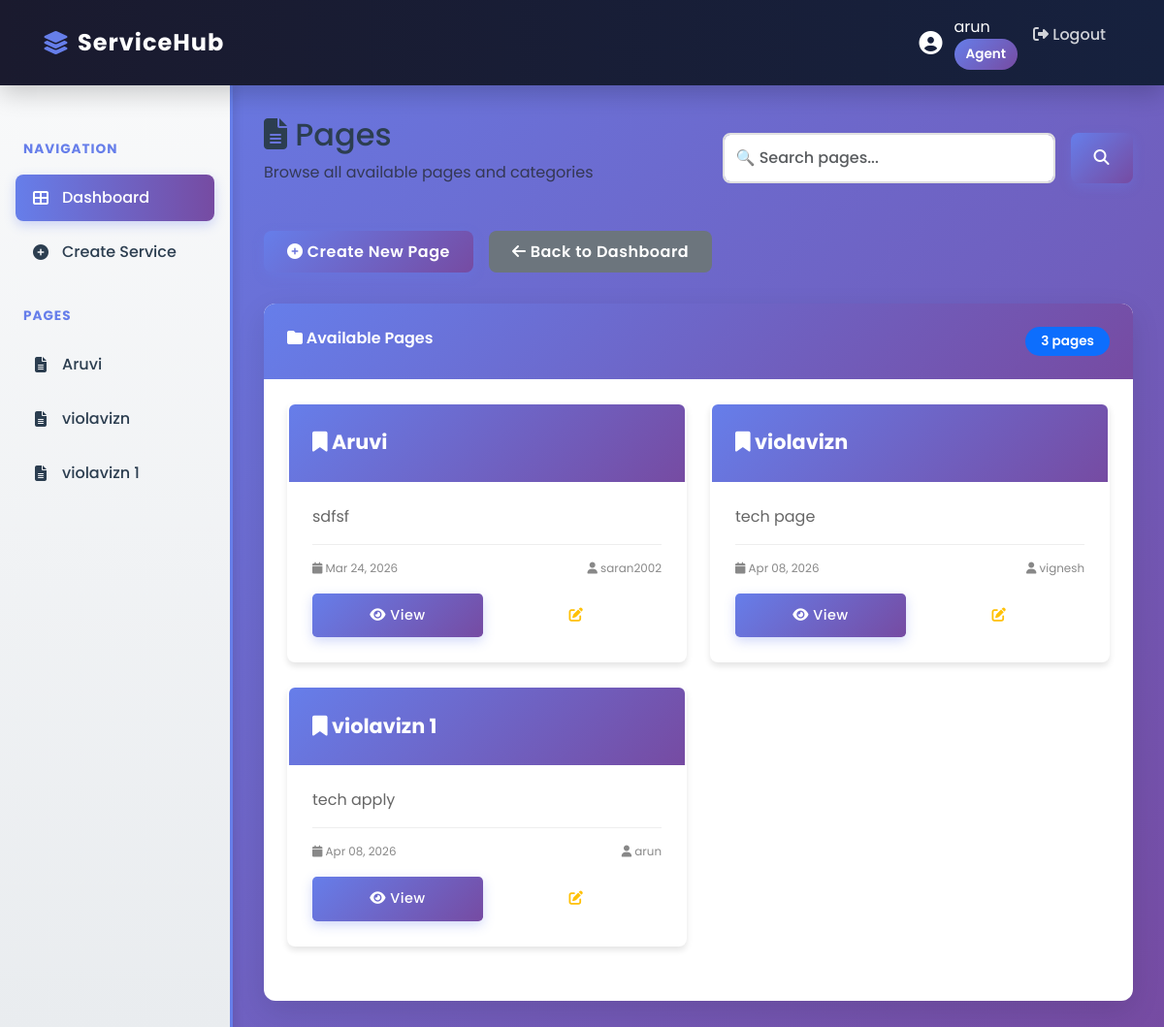
The app's page /pages/ (signed in) with its own data.
### core/models.py (models this page shows, shortened)
class Profile(models.Model):
    ROLE_CHOICES = [
        ("admin", "Admin"),
        ("agent", "Agent"),
        ("user", "User"),
    ]
    user = models.OneToOneField(User, on_delete=models.CASCADE)
    role = models.CharField(max_length=16, choices=ROLE_CHOICES, default="user")

class DynamicPage(models.Model):
    name = models.CharField(max_length=200, unique=True)
    slug = models.SlugField(max_length=220, unique=True, blank=True)
    description = models.TextField(blank=True)
    created_by = models.ForeignKey(User, on_delete=models.SET_NULL, null=True, related_name="dynamic_pages")
    created_at = models.DateTimeField(auto_now_add=True)

### core/views.py (the view)
# urls.py: path("pages/", views.pages_list, name="pages_list"),
@login_required
def pages_list(request):
    pages = DynamicPage.objects.all().order_by("name")
    search_query = request.GET.get('search', '')
    if search_query:
        pages = pages.filter(name__icontains=search_query)
    return render(
        request,
        "core/pages_list.html",
        {
            "pages": pages,
            "role": _user_role(request.user),
            "can_manage": _can_manage_services(request.user),
            "search_query": search_query,
        },
    )

### core/views.py (called while the page is built)
def _user_role(user):
    if not user.is_authenticated:
        return "anonymous"
    return getattr(user.profile, "role", "user")

def _can_manage_services(user):
    return _user_role(user) in ["admin", "agent"]

### core/templates/core/pages_list.html (shortened to what this page needs)
{% extends 'core/base.html' %}
{% block content %}
<div class="pages-header">
    <div class="header-content">
        <h1>
            <i class="fas fa-file-alt"></i> Pages
        </h1>
        <p class="text-muted">Browse all available pages and categories</p>
    </div>
    <form method="GET" class="search-bar-container">
        <input
            type="text"
            name="search"
            class="form-control"
            placeholder="🔍 Search pages..."
            value="{{ search_query|default:'' }}"
            id="pageSearch"
        >
        <button type="submit" class="btn btn-primary">
            <i class="fas fa-search"></i>
        </button>
    </form>
</div>
{% if can_manage %}
<div class="action-bar">
    <a href="{% url 'add_page' %}" class="btn btn-primary">
        <i class="fas fa-plus-circle"></i> Create New Page
    </a>
    <a href="{% url 'dashboard' %}" class="btn btn-secondary">
        <i class="fas fa-arrow-left"></i> Back to Dashboard
    </a>
</div>
{% else %}
<div class="action-bar">
    <a href="{% url 'dashboard' %}" class="btn btn-secondary">
        <i class="fas fa-arrow-left"></i> Back to Dashboard
    </a>
</div>
{% endif %}
<div class="card">
    <div class="card-header">
        <i class="fas fa-folder"></i> Available Pages
        <span class="badge bg-primary float-end">{{ pages|length }} page{{ pages|length|pluralize }}</span>
    </div>
    <div class="card-body">
        {% if pages %}
        <div class="pages-cards-container" id="pagesContainer">
            {% for page in pages %}
            <div class="page-card" onclick="window.location='{% url 'dynamic_page' slug=page.slug %}'" data-page-id="{{ page.id }}">
                <div class="page-card-header">
                    <h3 class="page-card-title">
                        <i class="fas fa-bookmark"></i> {{ page.name }}
                    </h3>
                </div>
                <div class="page-card-body">
                    {% if page.description %}
                    <p class="page-description">{{ page.description }}</p>
                    {% else %}
                    <p class="page-description text-muted"><em>No description available</em></p>
                    {% endif %}
                    <div class="page-meta">
                        <small>
                            <i class="fas fa-calendar"></i> {{ page.created_at|date:"M d, Y" }}
                        </small>
                        <small>
                            <i class="fas fa-user"></i> {{ page.created_by.first_name|default:page.created_by.username }}
                        </small>
                    </div>
                    <div class="page-actions">
                        <a href="{% url 'dynamic_page' slug=page.slug %}" class="view-button btn btn-primary btn-sm" onclick="event.stopPropagation();">
                            <i class="fas fa-eye"></i> View
                        </a>
                        {% if can_manage %}
                        <a href="{% url 'edit_service' page.id %}" class="view-button btn btn-outline-warning btn-sm" onclick="event.stopPropagation();" title="Edit page">
                            <i class="fas fa-edit"></i>
                        </a>
                        {% endif %}
                    </div>
                </div>
            </div>
            {% endfor %}
        </div>
        {% endif %}
    </div>
</div>
{% endblock %}

### core/templates/core/base.html (shortened to what this page needs)
<!DOCTYPE html>
<html lang="en">
<head>
    <link href="https://cdn.jsdelivr.net/npm/bootstrap@5.3.0/dist/css/bootstrap.min.css" rel="stylesheet">
    <link rel="stylesheet" href="https://cdnjs.cloudflare.com/ajax/libs/font-awesome/6.4.0/css/all.min.css">
</head>
<body>
    <nav class="navbar navbar-expand-lg navbar-dark">
        <div class="container-fluid">
            <a class="navbar-brand" href="{% url 'dashboard' %}">
                <i class="fas fa-layer-group"></i> ServiceHub
            </a>
            <div class="collapse navbar-collapse" id="navbarNav">
                <ul class="navbar-nav ms-auto">
                    {% if user.is_authenticated %}
                    <li class="nav-item">
                        <div class="user-info">
                            <i class="fas fa-user-circle" style="font-size: 1.5rem;"></i>
                            <div>
                                <div>{{ user.first_name|default:user.username }}</div>
                                <div class="user-badge">{{ user.profile.get_role_display }}</div>
                            </div>
                        </div>
                    </li>
                    <li class="nav-item">
                        <a class="nav-link" href="{% url 'logout' %}">
                            <i class="fas fa-sign-out-alt"></i> Logout
                        </a>
                    </li>
                    {% endif %}
                </ul>
            </div>
        </div>
    </nav>
    {% if user.is_authenticated %}
    <div class="layout-wrapper">
        <div class="sidebar" id="sidebar">
            <div class="sidebar-title">Navigation</div>
            {% if user.profile.role == 'admin' %}
            <a href="{% url 'dashboard' %}" class="nav-link active">
                <i class="fas fa-th-large"></i> Dashboard
            </a>
            <a href="{% url 'user_list' %}" class="nav-link">
                <i class="fas fa-users"></i> Manage Users
            </a>
            <a href="{% url 'add_service' %}" class="nav-link">
                <i class="fas fa-plus-circle"></i> Create Service
            </a>
            {% elif user.profile.role == 'agent' %}
            <a href="{% url 'dashboard' %}" class="nav-link active">
                <i class="fas fa-th-large"></i> Dashboard
            </a>
            <a href="{% url 'add_service' %}" class="nav-link">
                <i class="fas fa-plus-circle"></i> Create Service
            </a>
            {% else %}
            <a href="{% url 'dashboard' %}" class="nav-link active">
                <i class="fas fa-th-large"></i> Dashboard
            </a>
            {% endif %}
            <div class="sidebar-title">Pages</div>
            {% for page in pages %}
            <a href="{% url 'dynamic_page' slug=page.slug %}" class="nav-link">
                <i class="fas fa-file-alt"></i> {{ page.name }}
            </a>
            {% empty %}
            <p class="text-muted" style="padding: 1rem;">No pages available</p>
            {% endfor %}
        </div>
        <div class="main-content">
    {% else %}
    <div style="padding: 2rem;">
        <div class="container">
    {% endif %}
    {% block content %}{% endblock %}
    {% if user.is_authenticated %}
        </div>
    </div>
    {% else %}
        </div>
    </div>
    {% endif %}
</body>
</html>

### core/templates/core/base.html (style rules this page uses)
* { margin: 0; padding: 0; box-sizing: border-box; }
body { font-family: 'Poppins', sans-serif; background: linear-gradient(135deg, #667eea 0%, #764ba2 100%); min-height: 100vh; color: #2c3e50; }
.navbar { background: linear-gradient(90deg, #1a1a2e 0%, #16213e 100%) !important; box-shadow: 0 8px 24px rgba(0, 0, 0, 0.2); padding: 1rem 2rem !important; animation: slideDown 0.5s ease-out; position: sticky; top: 0; z-index: 1000; }
.navbar-brand { font-weight: 700; font-size: 1.5rem; color: #fff !important; letter-spacing: 1px; transition: all 0.3s ease; display: flex; align-items: center; gap: 0.5rem; }
.navbar-brand i { color: #667eea; }
.nav-link { color: rgba(255, 255, 255, 0.8) !important; position: relative; overflow: hidden; font-weight: 500; transition: color 0.3s ease; margin: 0 0.5rem; }
.nav-link::after { content: ''; position: absolute; bottom: -2px; left: 0; width: 0; height: 3px; background: linear-gradient(90deg, #667eea, #764ba2); transition: width 0.3s ease; }
.user-info { display: flex; align-items: center; gap: 0.75rem; color: white; }
.user-badge { background: linear-gradient(135deg, #667eea 0%, #764ba2 100%); color: white; padding: 0.35rem 0.75rem; border-radius: 20px; font-size: 0.85rem; font-weight: 600; }
.layout-wrapper { display: flex; min-height: calc(100vh - 70px); gap: 0; }
.sidebar { width: 240px; background: linear-gradient(180deg, #f8f9fa 0%, #e9ecef 100%); border-right: 3px solid #667eea; overflow-y: auto; padding: 1.5rem 0; box-shadow: 2px 0 10px rgba(0, 0, 0, 0.1); animation: slideUp 0.5s ease-out; }
.sidebar .nav-link { color: #2c3e50 !important; margin: 0.5rem 1rem; padding: 0.75rem 1rem !important; border-radius: 8px; position: relative; font-weight: 500; display: flex; align-items: center; gap: 0.75rem; transition: all 0.3s ease; overflow: hidden; }
.sidebar .nav-link i { width: 20px; text-align: center; }
.sidebar .nav-link.active { background: linear-gradient(90deg, #667eea 0%, #764ba2 100%); color: white !important; box-shadow: 0 4px 12px rgba(102, 126, 234, 0.3); }
.sidebar-title { padding: 1rem 1.5rem 0.5rem; font-weight: 700; color: #667eea; font-size: 0.85rem; text-transform: uppercase; letter-spacing: 1px; margin-top: 1rem; }
.main-content { flex: 1; overflow-y: auto; padding: 2rem; animation: fadeIn 0.6s ease-out; }
.card { border: none; border-radius: 12px; box-shadow: 0 10px 30px rgba(0, 0, 0, 0.1); overflow: hidden; position: relative; background: white; transition: all 0.4s cubic-bezier(0.23, 1, 0.32, 1); animation: fadeIn 0.6s ease-out; }
.card::before { content: ''; position: absolute; top: 0; left: -100%; width: 100%; height: 100%; background: linear-gradient(90deg, transparent, rgba(255, 255, 255, 0.3), transparent); transition: left 0.5s; pointer-events: none; }
.card-header { background: linear-gradient(135deg, #667eea 0%, #764ba2 100%); color: white; border: none; padding: 1.5rem; font-weight: 600; }
.card-body { padding: 1.5rem; }
.btn { border-radius: 8px; font-weight: 600; letter-spacing: 0.5px; transition: all 0.3s ease; position: relative; overflow: hidden; border: none; padding: 0.6rem 1.5rem; }
.btn::before { content: ''; position: absolute; top: 0; left: -100%; width: 100%; height: 100%; background: rgba(255, 255, 255, 0.2); transition: left 0.3s; pointer-events: none; }
.btn-primary { background: linear-gradient(135deg, #667eea 0%, #764ba2 100%); box-shadow: 0 4px 12px rgba(102, 126, 234, 0.3); color: white; }
.btn-sm { padding: 0.4rem 1rem; font-size: 0.9rem; }
.form-control { border: 2px solid #e0e0e0; border-radius: 8px; padding: 0.75rem 1rem; transition: all 0.3s ease; font-weight: 500; }
.badge { padding: 0.5rem 1rem; border-radius: 20px; font-weight: 600; font-size: 0.85rem; }

### records on screen
DynamicPage: name "Aruvi", description "sdfsf", created_at "Mar 24, 2026", created_by.first_name "saran2002"
DynamicPage: name "violavizn", description "tech page", created_at "Apr 08, 2026", created_by.first_name "vignesh"
DynamicPage: name "violavizn 1", description "tech apply", created_at "Apr 08, 2026", created_by.first_name "arun"

### other values on screen
{{ user.first_name|default:user.username }} "arun"
{{ user.profile.get_role_display }} "Agent"
{{ pages|length }} "3"
